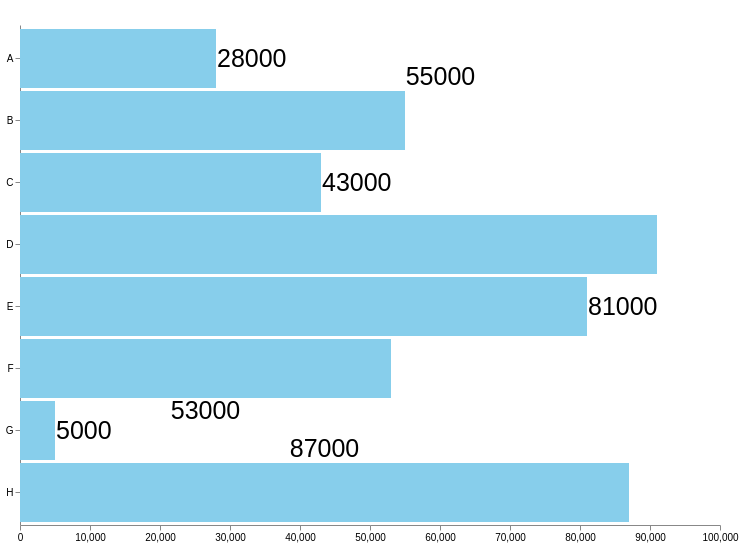

Vega-Lite specification for this chart:
### Vega specification from a JSON file in a GitHub repository (floating-point values rounded to 4 significant figures)
{"$schema": "https://vega.github.io/schema/vega/v4.json", "width": 700, "height": 500, "padding": 5, "data": [{"name": "table", "values": [{"category": "A", "amount": 28000}, {"category": "B", "amount": 55000}, {"category": "C", "amount": 43000}, {"category": "D", "amount": 91000}, {"category": "E", "amount": 81000}, {"category": "F", "amount": 53000}, {"category": "G", "amount": 5000}, {"category": "H", "amount": 87000}]}], "scales": [{"name": "yscale", "type": "band", "domain": {"data": "table", "field": "category"}, "range": "height", "padding": 0.05, "round": true}, {"name": "xscale", "domain": {"data": "table", "field": "amount"}, "nice": true, "range": "width"}], "axes": [{"orient": "left", "scale": "yscale"}, {"orient": "bottom", "scale": "xscale"}], "marks": [{"type": "rect", "name": "bar", "from": {"data": "table"}, "encode": {"enter": {"y": {"scale": "yscale", "field": "category"}, "height": {"scale": "yscale", "band": 1}, "x": {"scale": "xscale", "field": "amount"}, "x2": {"scale": "xscale", "value": 0}}, "update": {"fill": {"value": "skyblue"}}}}, {"name": "dummyText", "type": "text", "from": {"data": "bar"}, "encode": {"enter": {"fontSize": {"value": 25}, "text": {"field": "datum.amount"}}}, "transform": [{"type": "label", "size": [700, 500], "distance": 10, "anchors": ["middle", "right"]}]}]}
